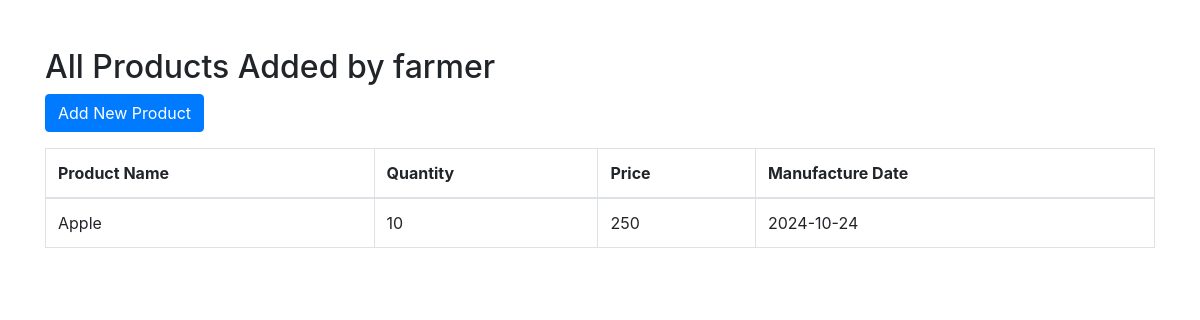
Screenshot of /farmer/products (signed in) with the database file from the repository.
### app.py (models this page shows, shortened)
class Product(db.Model):
    id = db.Column(db.Integer, primary_key=True)
    name = db.Column(db.String(80), nullable=False)
    quantity = db.Column(db.Integer, nullable=False)
    price = db.Column(db.Integer, nullable=False)
    farmer_name = db.Column(db.String(80), nullable=False)
    manufacture_date = db.Column(db.Date, nullable=False, default=datetime.utcnow)
    farmer_id = db.Column(db.Integer, db.ForeignKey('user.id'), nullable=False)

### app.py (the view)
@app.route('/farmer/products')
def view_all_farmer_products():
    if 'role' in session and session['role'] == 'farmer':
        products = Product.query.filter_by(farmer_id=session['user_id']).all()
        return render_template('farmer_products.html', products=products)
    return redirect(url_for('login'))

### templates/farmer_products.html (shortened to what this page needs)
<!DOCTYPE html>
<html lang="en">
<head>
    <link rel="stylesheet" href="https://stackpath.bootstrapcdn.com/bootstrap/4.5.2/css/bootstrap.min.css">
</head>
<body>
    <div class="container mt-5">
        <h2>All Products Added by {{ session['username'] }}</h2>
        <a href="{{ url_for('add_product') }}" class="btn btn-primary mb-3">Add New Product</a>
        <table class="table table-bordered">
            <thead>
                <tr>
                    <th>Product Name</th>
                    <th>Quantity</th>
                    <th>Price</th>
                    <th>Manufacture Date</th>
                </tr>
            </thead>
            <tbody>
                {% for product in products %}
                <tr>
                    <td>{{ product.name }}</td>
                    <td>{{ product.quantity }}</td>
                    <td>{{ product.price }}</td>
                    <td>{{ product.manufacture_date.strftime('%Y-%m-%d') }}</td>
                </tr>
                {% else %}
                <tr>
                    <td colspan="4" class="text-center">No products added yet.</td>
                </tr>
                {% endfor %}
            </tbody>
        </table>
    </div>
</body>
</html>

### rows the page displays
Product: username "farmer", name "Apple", quantity "10", price "250", manufacture_date "2024-10-24"
